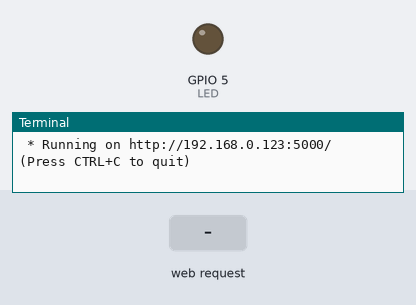
A program run on a simulated Raspberry Pi (BCM pin numbers). On the bench: output pins drawn as LEDs (lit = HIGH), the last lines printed to the terminal. The test bench sets the inputs (shaded band). The clock reads 2024-03-15 10:24:30 at power-on unless the program sets it.

Above: at 1.2 s.
1.3 s: HTTP request for /led received with the fields state=on
At 2.1 s:
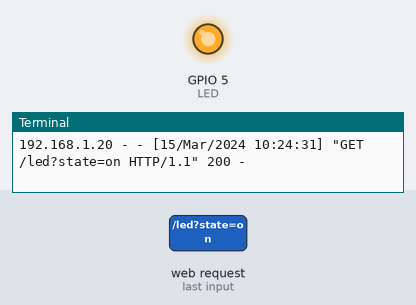
2.8 s: HTTP request for / received
4.3 s: HTTP request for /led received
Timing chart, 0 to 7.3 s (numbered marks = the images above; inputs shaded):
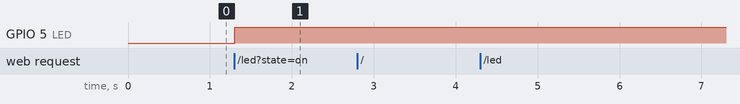

The program:

led_dynamicRoute.py
```python
from flask import Flask, request
import RPi.GPIO as GPIO

app = Flask(__name__)

LED = 5
GPIO.setwarnings(False)
GPIO.setmode(GPIO.BCM)
GPIO.setup(LED, GPIO.OUT, initial=GPIO.LOW)

@app.route("/")
def helloworld():
    return "Hello World"

@app.route("/led")
def led():
    state = request.args.get("state","error")
    if state == "on":
        GPIO.output(LED, GPIO.HIGH)
    elif state == "off":
        GPIO.output(LED, GPIO.LOW)
    elif state == "error":
        return "ㅎㅎㅎㅎquery wasn't deliveried"
    else:
        return "wrong query was deliveried"
    return "LED"+state

@app.route("/gpio/cleanup")
def gpio_cleanup():
    GPIO.cleanup()
    return "GPIO CLEANUP"

if __name__ == "__main__":
    app.run(host="192.168.0.123")
```

Measured:
- after the input at 1.3 s, GPIO 5 (LED): LOW → HIGH at once
